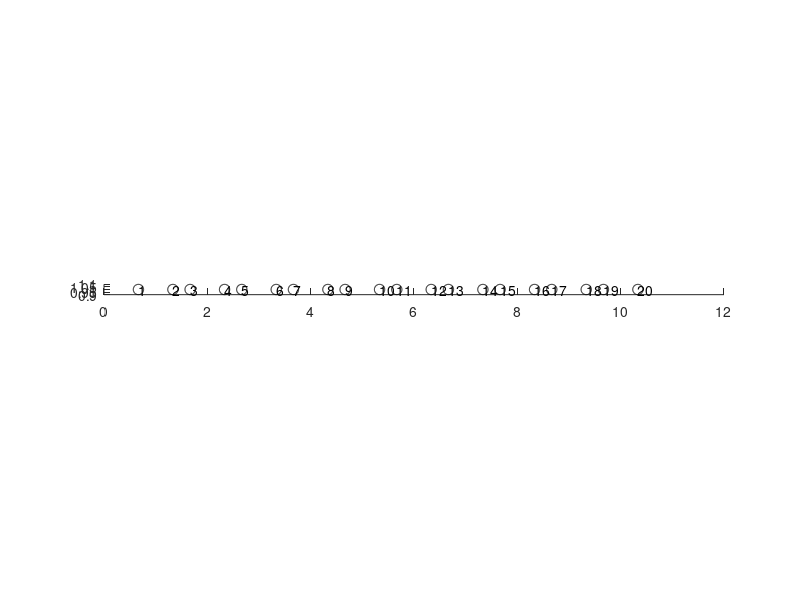

The MATLAB source for this figure: (Note: this script raises an error after producing the figure.)
%
%
% 
%%%%%%%%%%%%%%%%%%%%%%%%%%%%%%%%%%%%
%
%
%%%%%%%%%%%%%%%%%%%%%%%%%%%%%%%%%%%%
clear all
%% Define parameters
%%% Geometry
D = 1; 
L1z = D;
L2z = 0;
L2y = D;
L1 = [0,0,L1z];
L2 = [0,L2y,L2z];
Nl = 10; % Number of unit cells in one direction
N = 2*Nl;
Nn = 2; 

R = 0.1*ones(1,N);


c10 = -1/3*L1;
c20 = 1/3*L1;
c = [];
counter = 1;
for l1 = 1:Nl
    for l2 = 1:1
        c = [c; c10 + l1*L1 + l2*L2; c20 + l1*L1 + l2*L2];
        ind(l1,l2) = counter;
        counter = counter + 1;
    end
end

%%% Plot the geometry
figure, hold on
t = linspace(0,2*pi);
for n = 1:N
    plot(c(n,3)+R(n)*cos(t), c(n,2)+R(n)*sin(t),'k')  
    text(c(n,3),c(n,2),num2str(n))
end
daspect([1 1 1])
hold off
close 

vol = 4*pi*R.^3/3;
k0 = 0.0000001;
delta = 1./9000;
v2 = ones(1,N);
N_multi = 2;

%%% Compute the static capacitance matrix
% Maximum order for multipole expansion (n = 0, 1, ..., N_multi)
% If we use higher order, then accuracy improves. Usually 0 is sufficiently large.
gamma_skin = 0.2;

matC_static = MakeC_mn(R,c,k0,N_multi);
GCM_static = diag(delta.*v2./vol)*matC_static;

%%% Compute eigenmodes
[evec_static,eval_static] = eig(GCM_static);
[resonances_static,I] = sort(sqrt(diag(eval_static)),'ComparisonMethod','real');
modes_static = evec_static(:,I);

figure
hold on
for j = 1:N
    subplot(5,N/5,j); 
    plot(1:N,real(modes_static(:,j)))
end

%%% Compute the skin capacitance matrix using Multipole

matC_skin = MakeCmn_skin(gamma_skin,R,c,k0,N_multi);
GCM_skin = diag(delta.*v2./vol)*matC_skin;

%%% Compute eigenmodes
[evec_skin,eval_skin] = eig(GCM_skin);
[resonances_skin,I] = sort(sqrt(diag(eval_skin)),'ComparisonMethod','real');
modes_skin = evec_skin(:,I);

figure
hold on
for j = 1:N
    subplot(5,N/5,j); 
    plot(1:N,real(modes_skin(:,j)))
end

%%% Asymptotic 
matC_asym = makeC_skin_asymp(matC_static,gamma_skin,c);
GCM_asym = diag(delta.*v2./vol)*matC_asym;

[evec_asym,eval] = eig(GCM_asym);
modes_asym = evec_asym(:,I);

figure
hold on
for j = 1:N
    subplot(5,N/5,j); 
    plot(1:N,real(modes_asym(:,j)))
end